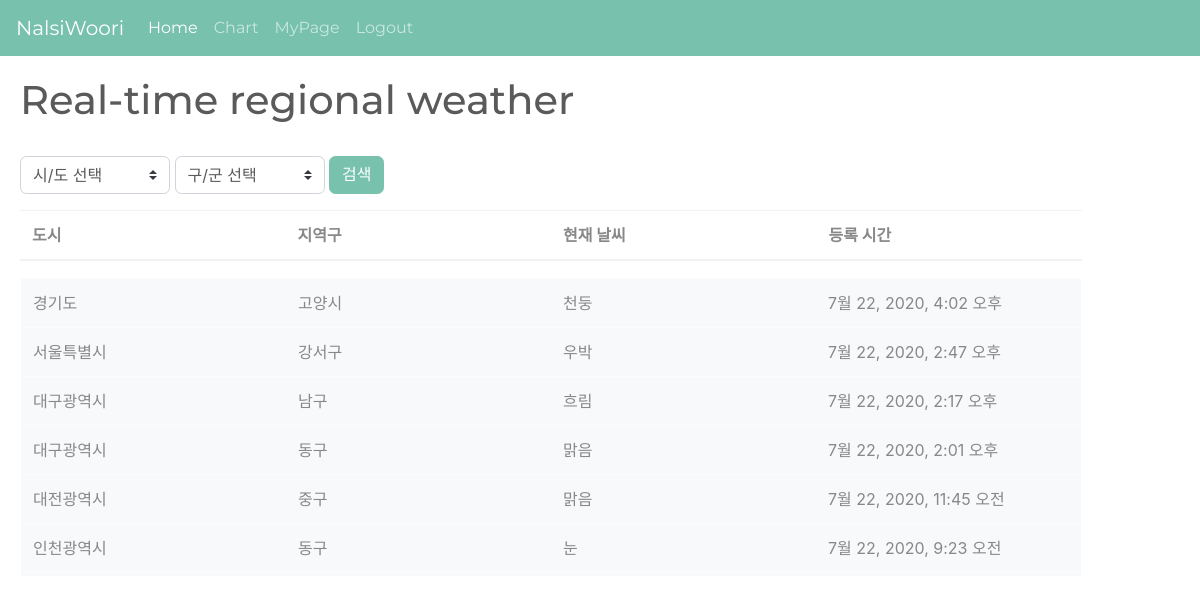
Before: /weather/ with the older database file.
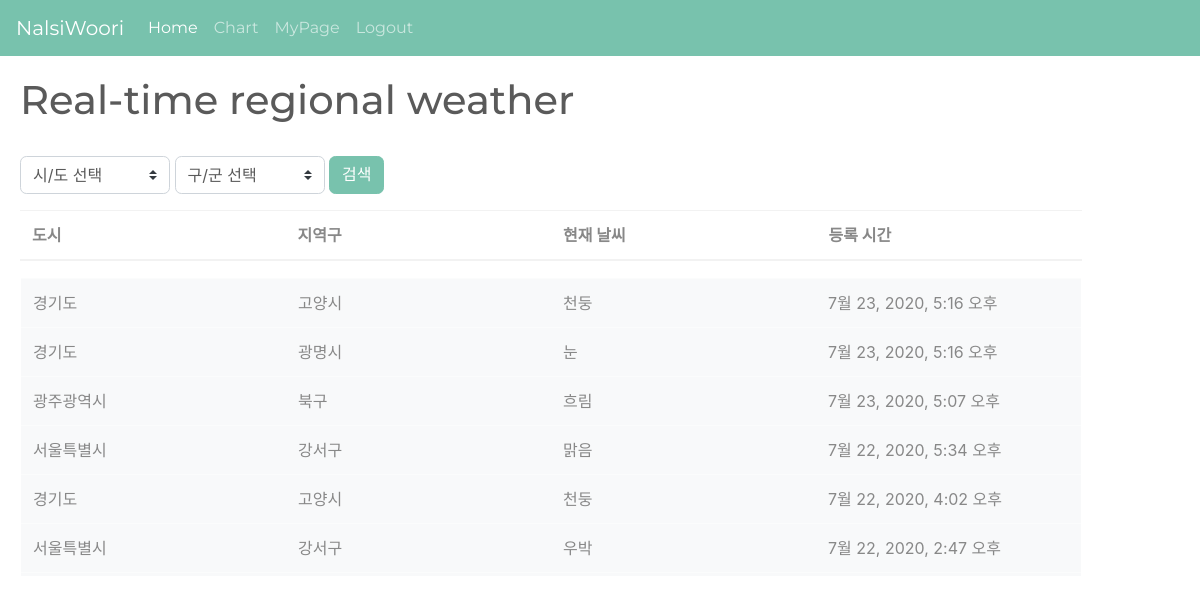
After: the same page with the newer database file.
### nalsiwoori/models.py (models this page shows)
class Selection(models.Model):
    user_data = models.ForeignKey(User, on_delete=models.CASCADE, default=0)
    map_data = models.ForeignKey(map_data, on_delete=models.CASCADE, null=True)
    map_idx = models.IntegerField(max_length=255)
    state = models.CharField(max_length=255)
    city = models.CharField(max_length=255)
    cur_wea = models.CharField(max_length=255)
    pub_date = models.DateTimeField(default=timezone.now())

### nalsiwoori/views.py (the view)
# urls.py: path('weather/', views.weather, name='weather'),
def weather(request):
    si = request.GET.get('si')
    gu = request.GET.get('gu')
    if si and gu:
        sel_list = Selection.objects.filter(state=si, city=gu).order_by('-pub_date')[:20]
    else:
        sel_list = Selection.objects.order_by('-pub_date')[:20]
    html = ''
    for s in sel_list:
        html += s.state + '<br>'
    return render(request, 'nalsiwoori/weather.html',{'list': sel_list})

### nalsiwoori/templates/nalsiwoori/weather.html (shortened to what this page needs)
<!DOCTYPE html>
<html lang="ko">
<head>
  <link rel="stylesheet" href="https://maxcdn.bootstrapcdn.com/bootstrap/4.5.0/css/bootstrap.min.css">
  <link rel= "stylesheet" type="text/css" href="/static/nalsiwoori/css/map.css">
  <link rel="stylesheet" href="https://stackpath.bootstrapcdn.com/bootswatch/4.5.0/minty/bootstrap.min.css">
</head>
<body>
  <nav class="navbar navbar-expand-lg navbar-dark bg-primary">
    <a class="navbar-brand" href="#">NalsiWoori</a>
    <div class="collapse navbar-collapse" id="navbarColor01">
      <ul class="navbar-nav mr-auto">
        <li class="nav-item active">
          <a class="nav-link" href="/home">Home <span class="sr-only">(current)</span></a>
        </li>
        <li class="nav-item">
          <a class="nav-link" href="/weather">Chart</a>
        </li>
        <li class="nav-item">
          <a class="nav-link" href="/mypage">MyPage</a>
        </li>
        <li class="nav-item">
          <a class="nav-link" href="#">Logout</a>
        </li>
      </ul>
    </div>
  </nav>
  <div id="container" style="margin-top:20px; margin-left:20px;">
    <section>
        <h1 id="log_table_title">
          Real-time regional weather</h1><br>
        <div class="form-group">
            <select class="custom-select" name="state1" id="state1" value="state" style="width:150px"></select>
            <select class="custom-select" name="city1" id="city1" value="city" style="width:150px"></select>
            <button class="btn btn-primary" id = "result">검색</button>
        </div>
        <div class="tbl-header">
          <table class="table table-hover" cellpadding="0" cellspacing="0" border="0">
            <thead>
              <tr>
                  <th scope="col">도시</th>
                  <th scope="col">지역구</th>
                  <th scope="col">현재 날씨</th>
                  <th scope="col">등록 시간</th>
              </tr>
            </thead>
          </table>
        </div>
        <div class="tbl-content">
          <table class="table table-hover" cellpadding="0" cellspacing="0" border="0">
            <tbody>
              {% for item in list %}
              <tr class="table-light">
                  <td>{{ item.state }}</td>
                  <td>{{ item.city }}</td>
                  <td>{{ item.cur_wea }}</td>
                  <td>{{ item.pub_date }}</td>
              </tr>
              {% endfor %}
            </tbody>
          </table>
        </div>
      </section>
</div>
</body>
</html>

Changed rows visible on the page:
no longer on this page (row unchanged): Selection: state "대구광역시", city "남구", cur_wea "흐림", pub_date "7월 22, 2020, 2:17 오후"
no longer on this page (row unchanged): Selection: state "대구광역시", city "동구", cur_wea "맑음", pub_date "7월 22, 2020, 2:01 오후"
no longer on this page (row unchanged): Selection: state "대전광역시", city "중구", cur_wea "맑음", pub_date "7월 22, 2020, 11:45 오전"
no longer on this page (row unchanged): Selection: state "인천광역시", city "동구", cur_wea "눈", pub_date "7월 22, 2020, 9:23 오전"
added Selection: state "경기도", city "고양시", cur_wea "천둥", pub_date "7월 23, 2020, 5:16 오후"
added Selection: state "경기도", city "광명시", cur_wea "눈", pub_date "7월 23, 2020, 5:16 오후"
added Selection: state "광주광역시", city "북구", cur_wea "흐림", pub_date "7월 23, 2020, 5:07 오후"
added Selection: state "서울특별시", city "강서구", cur_wea "맑음", pub_date "7월 22, 2020, 5:34 오후"
